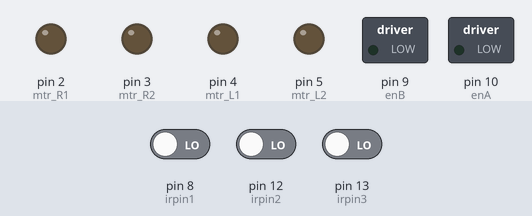
The sketch below on a simulated Arduino Uno, built with avr-gcc and run on an emulated ATmega328P. Shown: switched loads named in the sketch (green lamp = pin HIGH), output pins drawn as LEDs (lit = HIGH). Dashed ring = blinking. Inputs (shaded band) come from the test bench; at power-on: pin 12 (irpin2) LOW, pin 8 (irpin1) LOW, pin 13 (irpin3) LOW.

Above: at 1.2 s.
1.3 s: pin 12 (irpin2) driven HIGH
At 3.2 s:
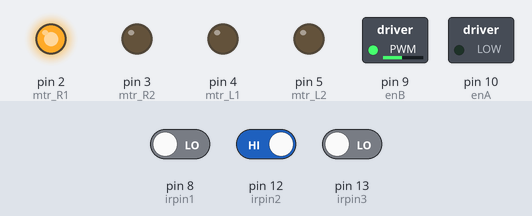
4.3 s: pin 8 (irpin1) driven HIGH
At 4.6 s:
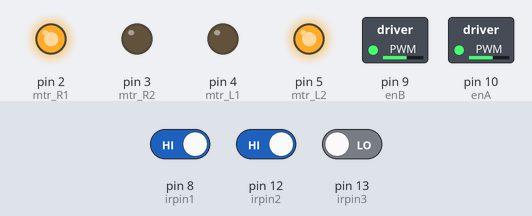
5.8 s: pin 8 (irpin1) driven LOW and pin 12 (irpin2) driven LOW and pin 13 (irpin3) driven HIGH
At 6.7 s:
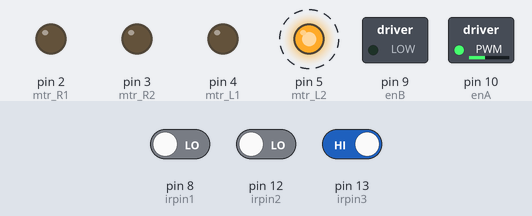
8.8 s: pin 13 (irpin3) driven LOW
At 9.3 s:
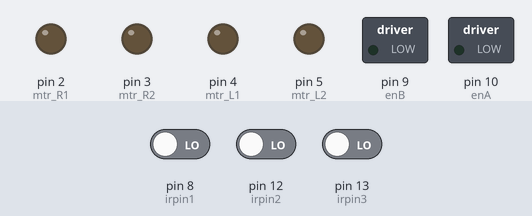
10.3 s: pin 13 (irpin3) driven HIGH
At 12.2 s:
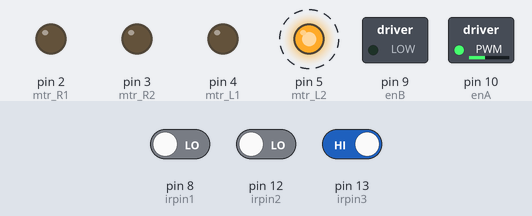
Timing chart, 0 to 14.3 s (numbered marks = the images above; inputs shaded):
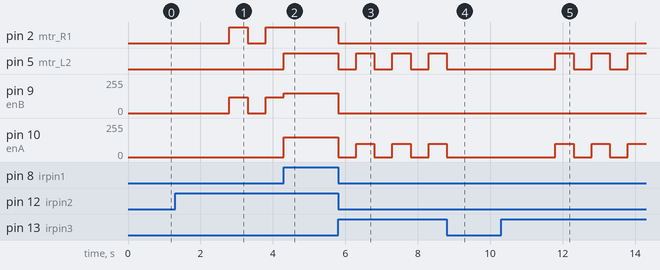

The sketch:

maze_robot_penelope_chomusuke.ino
```cpp
// code for maze navigating robot

// pins in arduino for the IR sensors
const int irpin1 = 8;  // Forward IR sensor
const int irpin2 = 12; // Left IR sensor
const int irpin3 = 13; // Right IR sensor

// pins in arduino for the motor control
const int mtr_R1 = 2;
const int mtr_R2 = 3;
const int mtr_L1 = 4;
const int mtr_L2 = 5;

// pins in arduino for enablers of motor driver l239d
const int enA = 10; // PWM pin for right motor
const int enB = 9;  // PWM pin for left motor

// initial value of the ir reading set as high
int irRead1 = HIGH;
int irRead2 = HIGH;
int irRead3 = HIGH;

void setup()
{
  // initial setup of ir, motor and enablers
  pinMode(irpin1, INPUT);
  pinMode(irpin2, INPUT);
  pinMode(irpin3, INPUT);
  pinMode(mtr_R1, OUTPUT);
  pinMode(mtr_R2, OUTPUT);
  pinMode(mtr_L1, OUTPUT);
  pinMode(mtr_L2, OUTPUT);
  pinMode(enA, OUTPUT);
  pinMode(enB, OUTPUT);

  // serial baud value 9600
  Serial.begin(9600);
}

// Motor control functions

// turn right
void right()
{
  digitalWrite(mtr_L1, LOW);
  digitalWrite(mtr_L2, HIGH);
  digitalWrite(mtr_R1, LOW);
  digitalWrite(mtr_R2, LOW);
  analogWrite(enA, 100); // Set speed for right motor
  analogWrite(enB, 0);   // Stop left motor
}

// turn left
void left()
{
  digitalWrite(mtr_R1, HIGH);
  digitalWrite(mtr_R2, LOW);
  digitalWrite(mtr_L1, LOW);
  digitalWrite(mtr_L2, LOW);
  analogWrite(enA, 0);   // Stop right motor
  analogWrite(enB, 120); // Set speed for left motor
}

// move forward
void forward()
{
  digitalWrite(mtr_R1, HIGH);
  digitalWrite(mtr_R2, LOW);
  digitalWrite(mtr_L1, LOW);
  digitalWrite(mtr_L2, HIGH);
  analogWrite(enA, 150); // Set speed for right motor
  analogWrite(enB, 150); // Set speed for left motor
}

// pause
void halt()
{
  digitalWrite(mtr_R1, LOW);
  digitalWrite(mtr_R2, LOW);
  digitalWrite(mtr_L1, LOW);
  digitalWrite(mtr_L2, LOW);
  analogWrite(enA, 0); // Stop right motor
  analogWrite(enB, 0); // Stop left motor
}

// continuous loop of functions
void loop()
{
  // reading real time values from the ir sensors and storing in respective variables
  irRead1 = digitalRead(irpin1); // Forward IR sensor
  irRead2 = digitalRead(irpin2); // Left IR sensor
  irRead3 = digitalRead(irpin3); // Right IR sensor

  // Navigation logic based on IR sensor readings

  // when no obstacle is detected in front
  if (irRead1 == HIGH)
  {
    forward(); // Move forward if the forward IR sensor detects no obstacle
  }

  // when there is obstacle in the front but no obstacle in the left
  else if (irRead2 == HIGH && irRead1== LOW)
  {
    halt();
    delay(500);
    left(); // Turn left if the right IR sensor detects an obstacle
    delay(500); // Continue turning left for 0.5 second
  }

  // when there is obstacle in the front but no obstacle in the right
  else if (irRead3 == HIGH && irRead1== LOW)
  {
    halt();
    delay(500);
    right(); // Turn right if the left IR sensor detects an obstacle
    delay(500); // Continue turning right for 0.5 second
  }

  // when all ir sensors detect obstacle in the front, right and left then stop
  else
  {
    while(digitalRead(irpin1) == LOW && digitalRead(irpin2) == LOW && digitalRead(irpin3)== LOW)
    {halt();
    }
    delay(1000);// Stop the car if all sensors detect obstacles on all the sides
  }
}
```

Measured:
- after the input at 1.3 s, pin 2 (mtr_R1): LOW → HIGH after 1.5 s, → LOW 0.50 s later, → HIGH 0.50 s later; pin 9 (enB): 0/255 → 120/255 after 1.5 s, → 0/255 0.50 s later, → 120/255 0.50 s later
- after the input at 4.3 s, pin 2 (mtr_R1): stays HIGH (without the input it goes to LOW after 0.00 s); pin 5 (mtr_L2): LOW → HIGH at once; pin 10 (enA): 0/255 → 150/255 at once
- after the input at 5.8 s, pin 2 (mtr_R1): HIGH → LOW at once; pin 5 (mtr_L2): alternates HIGH for 0.50 s and LOW for 0.50 s, starting at once; pin 9 (enB): 150/255 → 0/255 at once; pin 10 (enA): alternates 100/255 for 0.50 s and 0/255 for 0.50 s, starting at once
- after the input at 8.8 s, pin 5 (mtr_L2): goes on until 8.8 s, then stays LOW; pin 10 (enA): goes on until 8.8 s, then stays 0/255
- after the input at 10.3 s, pin 5 (mtr_L2): alternates HIGH for 0.50 s and LOW for 0.50 s, starting after 1.5 s; pin 10 (enA): alternates 100/255 for 0.50 s and 0/255 for 0.50 s, starting after 1.5 s
